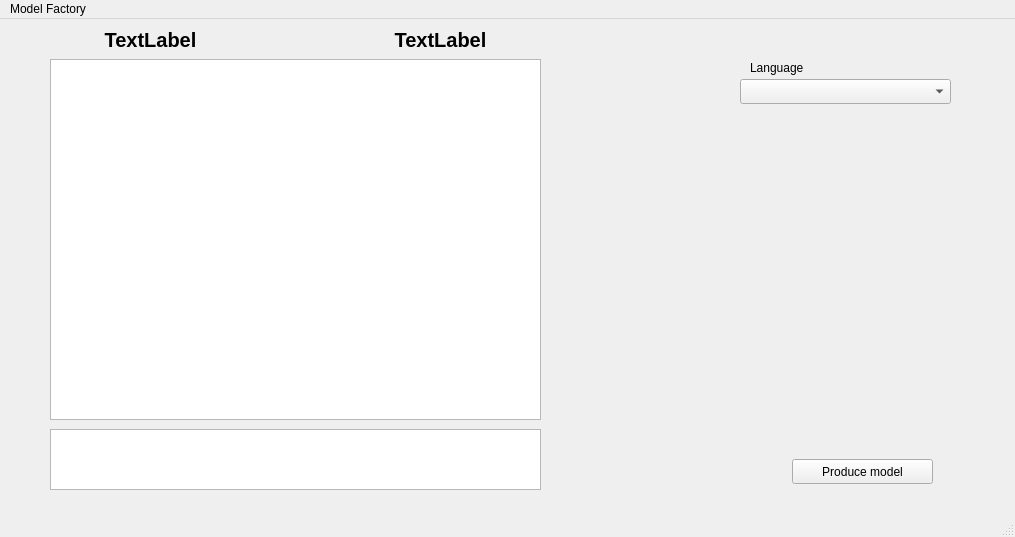
<?xml version="1.0" encoding="UTF-8"?>
<ui version="4.0">
 <class>MainWindow</class>
 <widget class="QMainWindow" name="MainWindow">
  <property name="geometry">
   <rect>
    <x>0</x>
    <y>0</y>
    <width>1015</width>
    <height>537</height>
   </rect>
  </property>
  <property name="windowTitle">
   <string>MainWindow</string>
  </property>
  <widget class="QWidget" name="centralwidget">
   <widget class="QTextBrowser" name="message_box">
    <property name="geometry">
     <rect>
      <x>50</x>
      <y>410</y>
      <width>491</width>
      <height>61</height>
     </rect>
    </property>
   </widget>
   <widget class="QComboBox" name="output_language_box">
    <property name="geometry">
     <rect>
      <x>740</x>
      <y>60</y>
      <width>211</width>
      <height>25</height>
     </rect>
    </property>
   </widget>
   <widget class="QLabel" name="ontology_name_label">
    <property name="geometry">
     <rect>
      <x>0</x>
      <y>0</y>
      <width>301</width>
      <height>41</height>
     </rect>
    </property>
    <property name="font">
     <font>
      <pointsize>15</pointsize>
      <weight>75</weight>
      <bold>true</bold>
      <kerning>true</kerning>
     </font>
    </property>
    <property name="text">
     <string>TextLabel</string>
    </property>
    <property name="alignment">
     <set>Qt::AlignCenter</set>
    </property>
   </widget>
   <widget class="QLabel" name="model_name_label">
    <property name="geometry">
     <rect>
      <x>290</x>
      <y>0</y>
      <width>301</width>
      <height>41</height>
     </rect>
    </property>
    <property name="font">
     <font>
      <pointsize>15</pointsize>
      <weight>75</weight>
      <bold>true</bold>
      <kerning>true</kerning>
     </font>
    </property>
    <property name="text">
     <string>TextLabel</string>
    </property>
    <property name="alignment">
     <set>Qt::AlignCenter</set>
    </property>
   </widget>
   <widget class="QPushButton" name="produce_model_button">
    <property name="geometry">
     <rect>
      <x>792</x>
      <y>440</y>
      <width>141</width>
      <height>25</height>
     </rect>
    </property>
    <property name="text">
     <string>Produce model</string>
    </property>
   </widget>
   <widget class="QLabel" name="label">
    <property name="geometry">
     <rect>
      <x>750</x>
      <y>40</y>
      <width>81</width>
      <height>17</height>
     </rect>
    </property>
    <property name="text">
     <string>Language</string>
    </property>
   </widget>
   <widget class="QGraphicsView" name="display_topology">
    <property name="geometry">
     <rect>
      <x>50</x>
      <y>40</y>
      <width>491</width>
      <height>361</height>
     </rect>
    </property>
   </widget>
  </widget>
  <widget class="QMenuBar" name="menubar">
   <property name="geometry">
    <rect>
     <x>0</x>
     <y>0</y>
     <width>1015</width>
     <height>22</height>
    </rect>
   </property>
   <widget class="QMenu" name="menuModel_Factory">
    <property name="title">
     <string>Model Factory</string>
    </property>
   </widget>
   <addaction name="menuModel_Factory"/>
  </widget>
  <widget class="QStatusBar" name="statusbar"/>
 </widget>
 <resources/>
 <connections/>
</ui>
